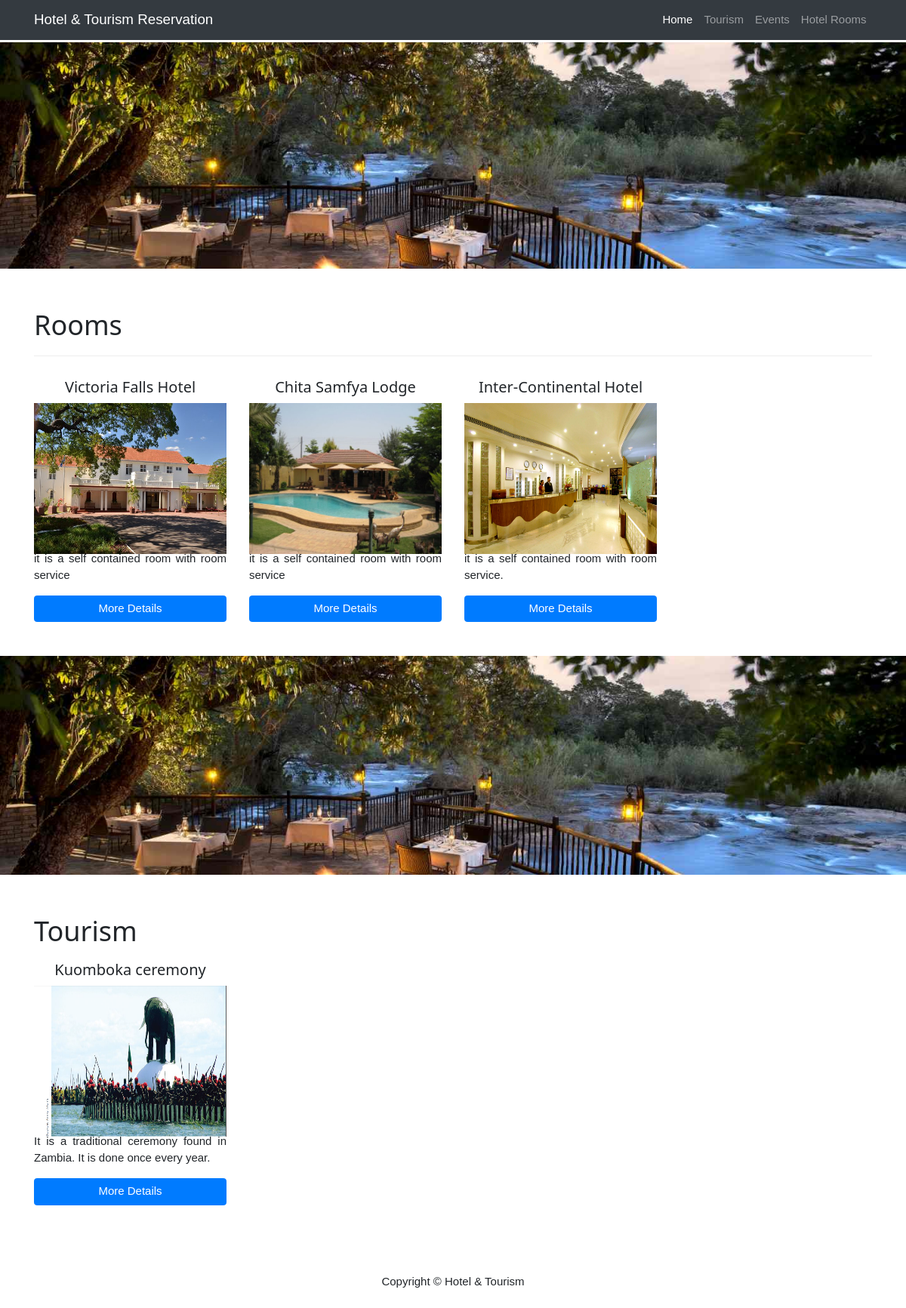
The page / on the database its author committed.
### tables this page shows
CREATE TABLE `rooms` (
  `id` int(11) NOT NULL,
  `room_number` varchar(255) NOT NULL,
  `rooms` int(11) NOT NULL,
  `type` varchar(255) NOT NULL,
  `price` text NOT NULL,
  `details` text NOT NULL,
  `photo` text NOT NULL
);

CREATE TABLE `tourism` (
  `id` int(11) NOT NULL,
  `title` varchar(255) NOT NULL,
  `photo` text NOT NULL,
  `location` varchar(255) NOT NULL,
  `details` text NOT NULL,
  `date` date NOT NULL,
  `time` time NOT NULL,
  `price` varchar(255) NOT NULL,
  `reservations` int(11) NOT NULL
);

### index.php (the view, shortened to what this page needs)
<?php
require_once 'core/core.php';
include 'includes/header.php';
include 'includes/navigation.php';
$sql = $db->query("SELECT * FROM rooms LIMIT 4");
$tourSQL = $db->query("SELECT * FROM tourism LIMIT 4");
?>
    <header class="py-5 bg-image-full" style="background-image: url('images/slide-2.jpg'); height:300px">
    </header>
    <section class="py-5">
      <div class="container">
        <h1>Rooms</h1><hr />
      <div class="row">
      <?php while($room = mysqli_fetch_assoc($sql)): ?>
          <div class="col-lg-3 col-md-4 col-sm-6">
            <h4 class="text-center"><?=$room['room_number'];?></h4>
            <img src="<?=$room['photo'];?>" class="img-responsive" alt="room" width="100%" height="200px">
            <section class="text-justify">
              <p>
                <?=$room['details'];?>
              </p>
              <a href="details.php?room=<?= $room['id']; ?>" class="btn btn-block btn-primary">More Details</a>
            </section>
          </div>
    <?php endwhile; ?>
      </div>
    </section>
    <section class="py-5 bg-image-full" style="background-image: url(images/slide-2.jpg);">
      <div style="height: 200px;"></div>
    </section>
    <section class="py-5">
      <div class="container">
        <h1>Tourism</h1>
        <div class="row">
        <?php while($tour = mysqli_fetch_assoc($tourSQL)): ?>
            <div class="col-lg-3 col-md-4 col-sm-6">
              <h4 class="text-center"><?=$tour['title'];?></h4>
              <img src="<?=$tour['photo'];?>" class="img-responsive" alt="room" width="100%" height="200px">
              <section class="text-justify">
                <p>
                  <?=$tour['details'];?>
                </p>
                <a href="tour.php?tour=<?= $tour['id']; ?>" class="btn btn-block btn-primary">More Details</a>
              </section>
            </div>
      <?php endwhile; ?>
        </div>
      </div>
    </section>
    <footer class="py-5 bg-inverse">
      <div class="container">
        <p class="m-0 text-center ">Copyright &copy; Hotel & Tourism</p>
      </div>
    </footer>
  </body>
</html>

### includes/header.php (shortened to what this page needs)
<!DOCTYPE html>
<html lang="en">
  <head>
    <link href="vendor/bootstrap/css/bootstrap.min.css" rel="stylesheet">
    <link href="css/w3.css" rel="stylesheet">
    <link href="css/full-width-pics.css" rel="stylesheet">
  </head>
  <body>

### includes/navigation.php (shortened to what this page needs)
<nav class="navbar navbar-expand-lg navbar-dark bg-dark fixed-top">
    <div class="container">
      <a class="navbar-brand" href="index.php">Hotel & Tourism Reservation</a>
      <div class="collapse navbar-collapse" id="navbarResponsive">
        <ul class="navbar-nav ml-auto">
          <li class="nav-item active">
            <a class="nav-link" href="index.php">Home
            </a>
          </li>
          <li class="nav-item">
            <a class="nav-link" href="tourism.php">Tourism</a>
          </li>
          <li class="nav-item">
            <a class="nav-link" href="events.php">Events</a>
          </li>
          <li class="nav-item">
            <a class="nav-link" href="rooms.php">Hotel Rooms</a>
          </li>
        </ul>
      </div>
    </div>
  </nav>

### css/w3.css (style rules this page uses)
* { -webkit-box-sizing:border-box;-moz-box-sizing:border-box;box-sizing:border-box }
html { -ms-text-size-adjust:100%;-webkit-text-size-adjust:100% }
body { margin:0 }
article,aside,details,figcaption,figure,footer,header,hgroup,main,menu,nav,section,summary { display:block }
a { -webkit-tap-highlight-color:transparent;background-color:transparent }
img { border:0 }
hr { -moz-box-sizing:content-box;box-sizing:content-box }
html,body { font-family:Verdana,sans-serif;font-size:15px;line-height:1.5 }
h1,h2,h3,h4,h5,h6,.w3-slim,.w3-wide { font-family:"Segoe UI",Arial,sans-serif }
h1 { font-size:36px }
h4 { font-size:20px }
h1,h2,h3,h4,h5,h6 { font-weight:400;margin:10px 0 }
hr { height:0;border:0;border-top:1px solid #eee;margin:20px 0 }
img { margin-bottom:-5px }
a { color:inherit }

### css/full-width-pics.css (style rules this page uses)
body { padding-top: 54px; }
@media (min-width: 992px) { body { padding-top: 56px; } }
.bg-image-full { background: no-repeat center center scroll; -webkit-background-size: cover; -moz-background-size: cover; background-size: cover; -o-background-size: cover; }

### rows shown on the page
rooms: room_number "Victoria Falls Hotel", photo (picture), details "it is a self contained room with room service"
rooms: room_number "Chita Samfya Lodge", photo (picture), details "it is a self contained room with room service"
rooms: room_number "Inter-Continental Hotel", photo (picture), details "it is a self contained room with room service."
tourism: title "Kuomboka ceremony", photo (picture), details "It is a traditional ceremony found in Zambia. It is done once every year."
